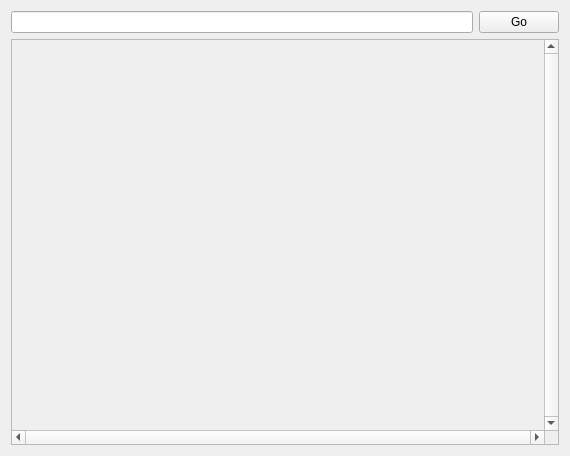
<?xml version="1.0" encoding="UTF-8"?>
<ui version="4.0">
 <class>MainWindow</class>
 <widget class="QMainWindow" name="MainWindow">
  <property name="geometry">
   <rect>
    <x>0</x>
    <y>0</y>
    <width>570</width>
    <height>456</height>
   </rect>
  </property>
  <property name="windowTitle">
   <string>MainWindow</string>
  </property>
  <widget class="QWidget" name="centralWidget">
   <layout class="QGridLayout" name="gridLayout">
    <item row="1" column="0">
     <widget class="QScrollArea" name="scrollArea">
      <property name="cursor" stdset="0">
       <cursorShape>ArrowCursor</cursorShape>
      </property>
      <property name="verticalScrollBarPolicy">
       <enum>Qt::ScrollBarAlwaysOn</enum>
      </property>
      <property name="horizontalScrollBarPolicy">
       <enum>Qt::ScrollBarAlwaysOn</enum>
      </property>
      <property name="sizeAdjustPolicy">
       <enum>QAbstractScrollArea::AdjustToContents</enum>
      </property>
      <property name="widgetResizable">
       <bool>true</bool>
      </property>
      <widget class="QWidget" name="widget">
       <property name="geometry">
        <rect>
         <x>0</x>
         <y>0</y>
         <width>536</width>
         <height>391</height>
        </rect>
       </property>
       <property name="sizePolicy">
        <sizepolicy hsizetype="Expanding" vsizetype="Expanding">
         <horstretch>0</horstretch>
         <verstretch>0</verstretch>
        </sizepolicy>
       </property>
      </widget>
     </widget>
    </item>
    <item row="0" column="0">
     <layout class="QHBoxLayout" name="horizontalLayout_2">
      <item>
       <widget class="QLineEdit" name="lineEdit"/>
      </item>
      <item>
       <widget class="QPushButton" name="pushButton">
        <property name="text">
         <string>Go</string>
        </property>
       </widget>
      </item>
     </layout>
    </item>
   </layout>
  </widget>
 </widget>
 <layoutdefault spacing="6" margin="11"/>
 <resources/>
 <connections/>
</ui>
